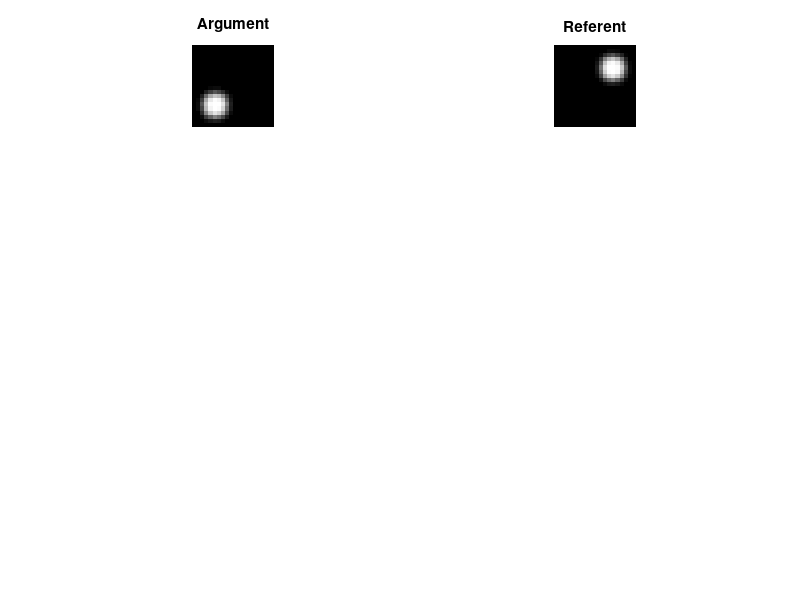

Write the MATLAB code that produced this figure. (Note: this script raises an error after producing the figure.)
close all; clear all; clc;

load test_data.mat;

%Construct structure array of test images
exRas(10,1) = struct('imgA', [], 'imgB', []);
for testNum = 1:10
    eval(['exRas(testNum).imgA = exRas' num2str(testNum) 'A']);
    eval(['exRas(testNum).imgB = exRas' num2str(testNum) 'B']);
end

for testNum = 1:10
    
    %Show test images
    figure;
    subplot(4,2,1);
    imshow(exRas(testNum).imgA,[]);
    title('Argument');
    subplot(4,2,2);
    imshow(exRas(testNum).imgB,[]);
    title('Referent');
    
    %Calculate HoF
    H(1,:) = hof_raster(exRas(testNum).imgA, exRas(testNum).imgB,0);
    H(2,:) = hof_raster(exRas(testNum).imgA, exRas(testNum).imgB,2);
    H(3,:) = hof_raster(exRas(testNum).imgA, exRas(testNum).imgB,'hybrid');
    
    %Plot histograms
    subplot(4,2,3:4);
    plot(0:2:360,H(1,:));
    axis([0 360 0 max(H(1,:))]);
    title('F0 Histogram');
    subplot(4,2,5:6);
    plot(0:2:360,H(2,:));
    axis([0 360 0 max(H(2,:))]);
    title('F2 Histogram');
    subplot(4,2,7:8);
    plot(0:2:360,H(2,:));
    axis([0 360 0 max(H(2,:))]);
    title('FH Histogram');
    
    
end